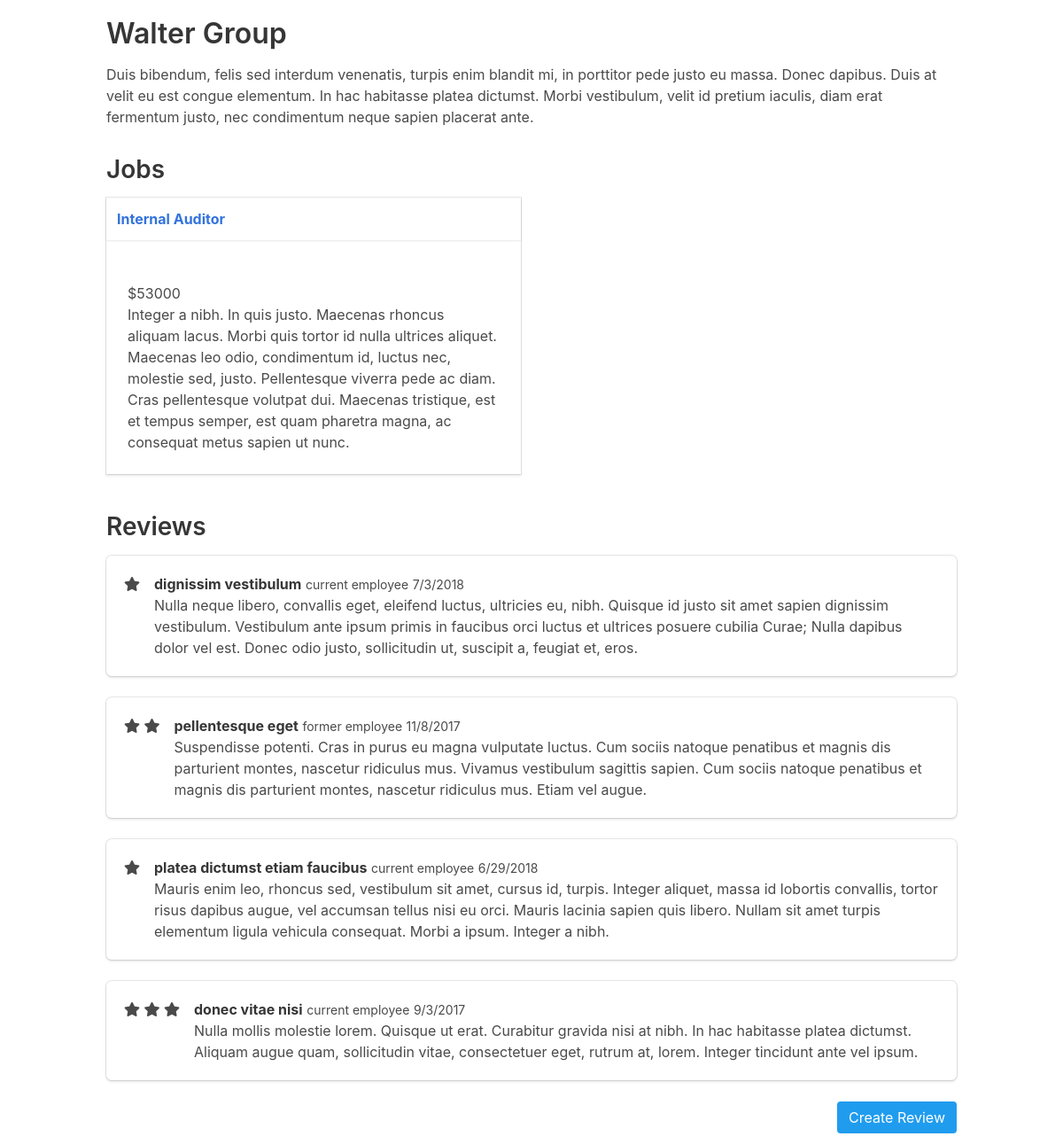
Page /employer/21 on the committed database.
### tables this page shows
CREATE TABLE employer (id INTEGER PRIMARY KEY AUTOINCREMENT, name VARCHAR NOT NULL, description TEXT, address VARCHAR NOT NULL, city VARCHAR NOT NULL, state VARCHAR NOT NULL, zip VARCHAR NOT NULL);

CREATE TABLE job (id INTEGER PRIMARY KEY AUTOINCREMENT, title VARCHAR NOT NULL, description TEXT NOT NULL, salary VARCHAR NOT NULL, employer_id INT NOT NULL);

CREATE TABLE review (id integer PRIMARY KEY AUTOINCREMENT, review TEXT DEFAULT NULL, rating INTEGER, title VARCHAR, date DATETIME, status VARCHAR, employer_id INTEGER);

### jobs/app.py (the view)
@app.route('/employer/<employer_id>')
def employer(employer_id):
    employer = query_db('SELECT * FROM employer WHERE id=?', [employer_id], True)
    jobs = query_db(
        'SELECT job.id, job.title, job.description, job.salary'
        ' FROM job JOIN employer ON employer.id = job.employer_id'
        ' WHERE employer.id = ?', [employer_id])
    reviews = query_db(
        'SELECT review, rating, title, date, status'
        ' FROM review JOIN employer ON employer.id = review.employer_id'
        ' WHERE employer.id = ?', [employer_id])
    return render_template('employer.html', employer=employer, jobs=jobs, reviews=reviews)

### jobs/app.py (called while the page is built)
def get_db():
    db = getattr(g, '_database', None)
    if db is None:
        db = g._database = sqlite3.connect(DATABASE)
    db.row_factory = sqlite3.Row
    return db

def query_db(query, args=(), one=False):
    cur = get_db().execute(query, args)
    rv = cur.fetchall()
    cur.close()
    return (rv[0] if rv else None) if one else rv

@app.teardown_appcontext
def close_connection(exception):
    db = getattr(g, '_database', None)
    if db is not None:
        db.close()

### jobs/templates/employer.html
{% extends "layout.html" %}
{% block content %}
  <div>
    <h1>{{ employer['name'] }}</h1>
    <div class="description">
      <p>{{ employer['description'] }}</p>
    </div>
  </div>
  <h2>Jobs</h2>
  <div class="columns is-multiline">
    {% for job in jobs %}
      <div class="column is-half">
        {% with job=job %}
          {% include "_job.html" %}
        {% endwith %}
      </div>
    {% endfor %}
  </div>
  <h2>Reviews</h2>
  {% for review in reviews %}
    <div class="box">
      <article class="media">
        <div class="media-left">
          {% for _ in range(1, review['rating']): %}
            <span class="fa fa-star checked"></span>
          {% endfor %}
        </div>
        <div class="media-content">
          <div class="content">
            <p>
              <strong>{{ review['title'] }}</strong> <small>{{ review['status'] }} employee</small> <small>{{ review['date'] }}</small>
              <br>
              {{ review['review'] }}
            </p>
          </div>
        </div>
      </article>
    </div>
  {% endfor %}
  <div class="columns">
    <div class="column">
      <a href="{{ url_for('review', employer_id=employer['id']) }}" class="button is-info is-pulled-right">Create Review</a>
    </div>
  </div>
{% endblock %}

### jobs/templates/_job.html
<div class="card adjust-height">
  <header class="card-header">
    <p class="card-header-title">
      <a href="{{ url_for('job', job_id=job['id']) }}">
        {{ job['title'] }}
      </a>
    </p>
  </header>
  <div class="card-content">
    <div class="content">
      <p>
        <a href="{{ url_for('employer', employer_id=job['employer_id']) }}">{{ job['employer_name'] }}</a><br>
        ${{ job['salary'] }}<br>
        {{ job['description'] }}
      </p>
    </div>
  </div>
</div>

### jobs/static/css/app.css (style rules this page uses)
.adjust-height { height: 100%; }

### rows in the picture
employer: name "Walter Group", description "Duis bibendum, felis sed interdum venenatis, turpis enim blandit mi, in porttitor pede justo eu massa. Donec dapibus. Duis at velit eu est congue elementum. In hac habitasse platea dictumst. Morbi vestibulum, velit id pretium iaculis, diam erat fermentum justo, nec condimentum neque sapien placerat ante."
job: title "Internal Auditor", salary "53000", description "Integer a nibh. In quis justo. Maecenas rhoncus aliquam lacus. Morbi quis tortor id nulla ultrices aliquet. Maecenas leo odio, condimentum id, luctus nec, molestie sed, justo. Pellentesque viverra pede ac diam. Cras pellentesque volutpat dui. Maecenas tristique, est et tempus semper, est quam pharetra magna, ac consequat metus sapien ut nunc."
review: title "dignissim vestibulum", status "current", date "7/3/2018", review "Nulla neque libero, convallis eget, eleifend luctus, ultricies eu, nibh. Quisque id justo sit amet sapien dignissim vestibulum. Vestibulum ante ipsum primis in faucibus orci luctus et ultrices posuere cubilia Curae; Nulla dapibus dolor vel est. Donec odio justo, sollicitudin ut, suscipit a, feugiat et, eros."
review: title "pellentesque eget", status "former", date "11/8/2017", review "Suspendisse potenti. Cras in purus eu magna vulputate luctus. Cum sociis natoque penatibus et magnis dis parturient montes, nascetur ridiculus mus. Vivamus vestibulum sagittis sapien. Cum sociis natoque penatibus et magnis dis parturient montes, nascetur ridiculus mus. Etiam vel augue."
review: title "platea dictumst etiam faucibus", status "current", date "6/29/2018", review "Mauris enim leo, rhoncus sed, vestibulum sit amet, cursus id, turpis. Integer aliquet, massa id lobortis convallis, tortor risus dapibus augue, vel accumsan tellus nisi eu orci. Mauris lacinia sapien quis libero. Nullam sit amet turpis elementum ligula vehicula consequat. Morbi a ipsum. Integer a nibh."
review: title "donec vitae nisi", status "current", date "9/3/2017", review "Nulla mollis molestie lorem. Quisque ut erat. Curabitur gravida nisi at nibh. In hac habitasse platea dictumst. Aliquam augue quam, sollicitudin vitae, consectetuer eget, rutrum at, lorem. Integer tincidunt ante vel ipsum."
